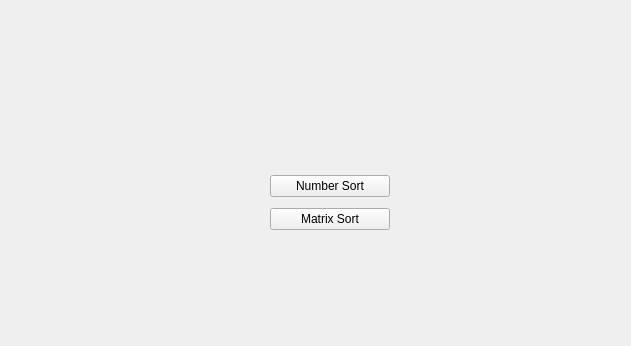
<?xml version="1.0" encoding="UTF-8"?>
<ui version="4.0">
 <class>option</class>
 <widget class="QWidget" name="option">
  <property name="geometry">
   <rect>
    <x>0</x>
    <y>0</y>
    <width>631</width>
    <height>346</height>
   </rect>
  </property>
  <property name="minimumSize">
   <size>
    <width>480</width>
    <height>0</height>
   </size>
  </property>
  <property name="windowTitle">
   <string>Form</string>
  </property>
  <widget class="QWidget" name="verticalLayoutWidget">
   <property name="geometry">
    <rect>
     <x>270</x>
     <y>170</y>
     <width>120</width>
     <height>66</height>
    </rect>
   </property>
   <layout class="QVBoxLayout" name="verticalLayout">
    <property name="sizeConstraint">
     <enum>QLayout::SetDefaultConstraint</enum>
    </property>
    <item>
     <widget class="QPushButton" name="DataSort">
      <property name="text">
       <string>Number Sort</string>
      </property>
     </widget>
    </item>
    <item>
     <widget class="QPushButton" name="MatrixSort">
      <property name="text">
       <string>Matrix Sort</string>
      </property>
     </widget>
    </item>
   </layout>
  </widget>
  <zorder>verticalLayoutWidget</zorder>
  <zorder>DataSort</zorder>
  <zorder>MatrixSort</zorder>
  <zorder>DataSort</zorder>
 </widget>
 <resources/>
 <connections/>
</ui>
